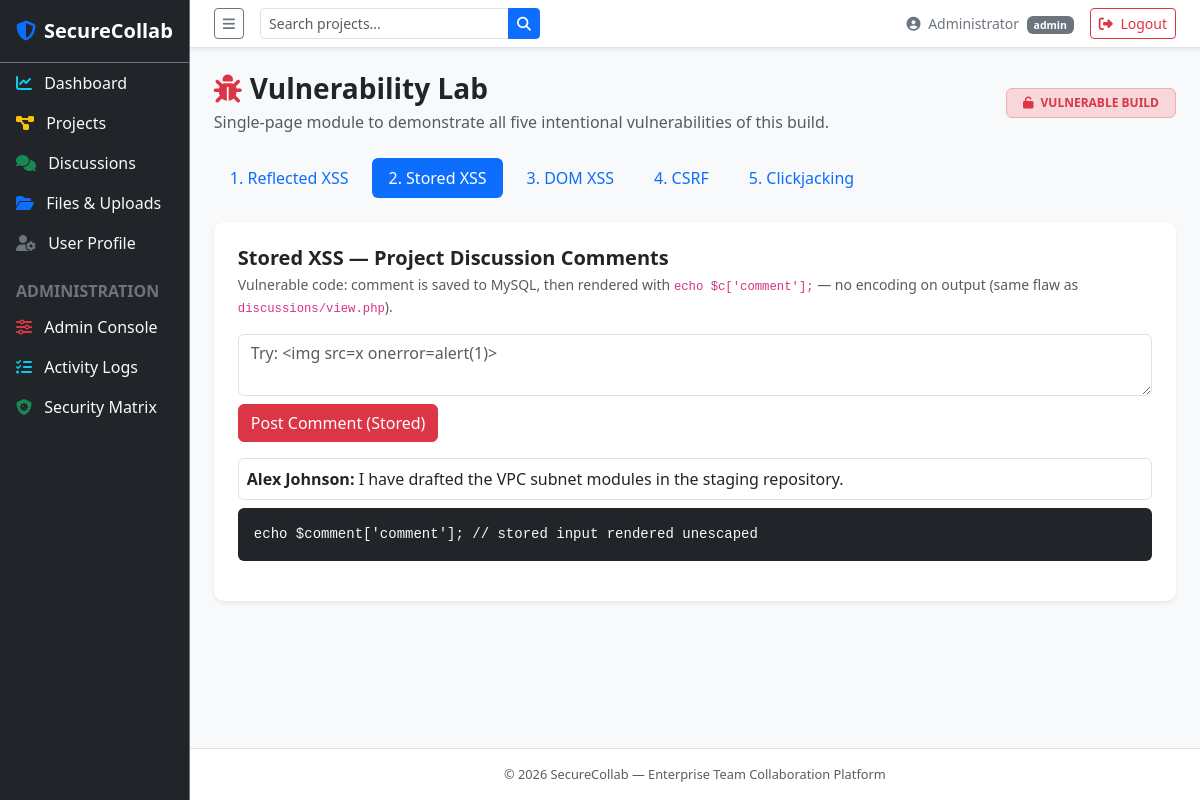
Screenshot of /vuln/index.php?v=stored (signed in) with the database file from the repository.
### tables this page shows
CREATE TABLE `comments` (
  `id` INT AUTO_INCREMENT PRIMARY KEY,
  `discussion_id` INT NOT NULL,
  `user_id` INT NOT NULL,
  `comment` TEXT NOT NULL,
  `created_at` DATETIME DEFAULT CURRENT_TIMESTAMP,
  FOREIGN KEY (`discussion_id`) REFERENCES `discussions`(`id`) ON DELETE CASCADE,
  FOREIGN KEY (`user_id`) REFERENCES `users`(`id`) ON DELETE CASCADE
);

CREATE TABLE `users` (
  `id` INT AUTO_INCREMENT PRIMARY KEY,
  `name` VARCHAR(100) NOT NULL,
  `email` VARCHAR(150) NOT NULL UNIQUE,
  `password` VARCHAR(255) NOT NULL,
  `role` ENUM('admin', 'user') NOT NULL DEFAULT 'user',
  `avatar` VARCHAR(255) DEFAULT 'default.png',
  `created_at` DATETIME DEFAULT CURRENT_TIMESTAMP,
  `updated_at` DATETIME DEFAULT CURRENT_TIMESTAMP ON UPDATE CURRENT_TIMESTAMP
);

### vuln/index.php (the view, shortened to what this page needs)
<?php
require_once __DIR__ . '/../includes/header.php';
$db  = get_db();
$tab = $_GET['v'] ?? 'reflected';
$reflected_q = $_GET['q'] ?? '';
$discussionId = 1;
$stmt = $db->prepare("SELECT c.*, u.name author FROM comments c JOIN users u ON c.user_id=u.id WHERE c.discussion_id=? ORDER BY c.created_at DESC LIMIT 5");
$stmt->execute([$discussionId]);
$labComments = $stmt->fetchAll();
?>
<div class="d-flex justify-content-between align-items-center mb-4">
    <div>
        <h3 class="fw-bold mb-1"><i class="fa-solid fa-bug text-danger me-2"></i>Vulnerability Lab</h3>
        <p class="text-muted mb-0">Single-page module to demonstrate all five intentional vulnerabilities of this build.</p>
    </div>
    <span class="badge bg-danger-subtle text-danger border border-danger-subtle px-3 py-2">
        <i class="fa-solid fa-unlock me-1"></i> VULNERABLE BUILD
    </span>
</div>
<ul class="nav nav-pills mb-4 gap-2">
    <li class="nav-item"><a class="nav-link <?php echo $tab==='reflected'?'active':''; ?>" href="index.php?v=reflected">1. Reflected XSS</a></li>
    <li class="nav-item"><a class="nav-link <?php echo $tab==='stored'?'active':''; ?>" href="index.php?v=stored">2. Stored XSS</a></li>
    <li class="nav-item"><a class="nav-link <?php echo $tab==='dom'?'active':''; ?>" href="index.php?v=dom">3. DOM XSS</a></li>
    <li class="nav-item"><a class="nav-link <?php echo $tab==='csrf'?'active':''; ?>" href="index.php?v=csrf">4. CSRF</a></li>
    <li class="nav-item"><a class="nav-link <?php echo $tab==='clickjacking'?'active':''; ?>" href="index.php?v=clickjacking">5. Clickjacking</a></li>
</ul>
<div class="card border-0 shadow-sm">
<div class="card-body p-4">
<?php if ($tab === 'reflected'): ?>
    <h5 class="fw-bold mb-1">Reflected XSS — Project Search</h5>
    <p class="text-muted small">Vulnerable code: <code>vuln/index.php</code> echoes <code>$_GET['q']</code> directly with no output encoding (the real <code>projects/search.php</code> feature has the same flaw).</p>
    <form method="GET" class="row g-2 mb-3">
        <input type="hidden" name="v" value="reflected">
        <div class="col-md-9">
            <input type="text" name="q" class="form-control" value="<?php echo $reflected_q;  ?>" placeholder='Try: <script>alert(1)</script>'>
        </div>
        <div class="col-md-3"><button class="btn btn-danger w-100" type="submit">Run Reflected Test</button></div>
    </form>
    <?php if ($reflected_q !== ''): ?>
    <div class="alert alert-light border">
        Reflected output: <?php echo $reflected_q;  ?>
    </div>
    <?php endif; ?>
    <pre class="bg-dark text-light p-3 rounded small">echo $_GET['q']; // no encoding — script tags execute</pre>
<?php elseif ($tab === 'stored'): ?>
    <h5 class="fw-bold mb-1">Stored XSS — Project Discussion Comments</h5>
    <p class="text-muted small">Vulnerable code: comment is saved to MySQL, then rendered with <code>echo $c['comment'];</code> — no encoding on output (same flaw as <code>discussions/view.php</code>).</p>
    <form method="POST" class="mb-3">
        <textarea name="lab_comment" class="form-control mb-2" rows="2" placeholder='Try: <img src=x onerror=alert(1)>'></textarea>
        <button class="btn btn-danger" type="submit">Post Comment (Stored)</button>
    </form>
    <?php foreach ($labComments as $c): ?>
        <div class="border rounded p-2 mb-2">
            <strong><?php echo htmlspecialchars($c['author']); ?>:</strong>
            <?php echo $c['comment'];  ?>
        </div>
    <?php endforeach; ?>
    <pre class="bg-dark text-light p-3 rounded small">echo $comment['comment']; // stored input rendered unescaped</pre>
<?php endif; ?>
</div>
</div>
<?php require_once __DIR__ . '/../includes/footer.php'; ?>

### assets/css/style.css (style rules this page uses)
:root { --sidebar-width: 240px; --sidebar-bg: #1a202c; --primary: #3b82f6; --topbar-height: 56px; }
.card { border-radius: 10px; }

### rows the page displays
comments: user.name "Alex Johnson", comment "I have drafted the VPC subnet modules in the staging repository."

### other values shown
$user["name"] "Administrator"
$user["role"] "admin"
